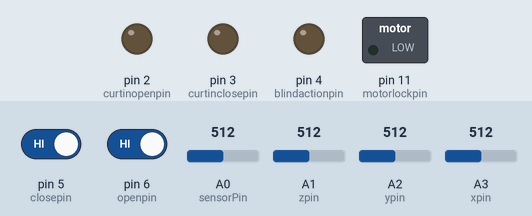
Simulated run of this sketch. Board: Arduino Uno, built with avr-gcc and run on an emulated ATmega328P. On the bench: switched loads named in the sketch (green lamp = pin HIGH), output pins drawn as LEDs (lit = HIGH). The test bench sets the inputs (shaded band); at power-on: A1 (zpin) = 512, pin 6 (openpin) HIGH, A0 (sensorPin) = 512, A2 (ypin) = 512, pin 5 (closepin) HIGH, A3 (xpin) = 512. What the sketch prints to the serial monitor is not drawn.

Above: at 1.2 s.
1.3 s: A1 (zpin) set to 485
At 1.8 s:
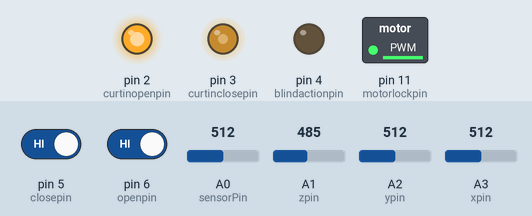
2.9 s: pin 6 (openpin) driven LOW
At 3.9 s:
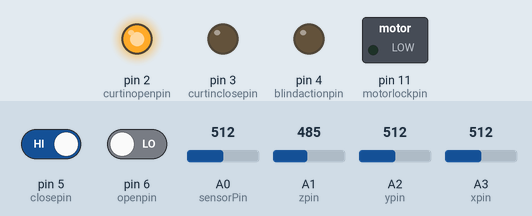
4.5 s: A0 (sensorPin) set to 427
7.5 s: A0 (sensorPin) set to 400
10.5 s: A2 (ypin) set to 478
At 11.5 s:
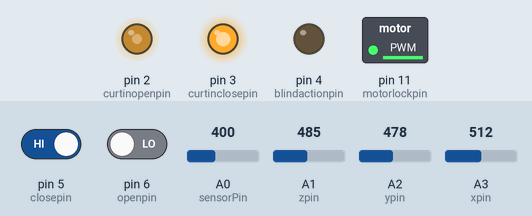
12.1 s: pin 5 (closepin) driven LOW
At 13.4 s:
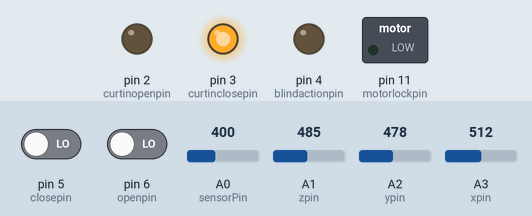
Timing chart, 0 to 14.7 s (numbered marks = the images above; inputs shaded):
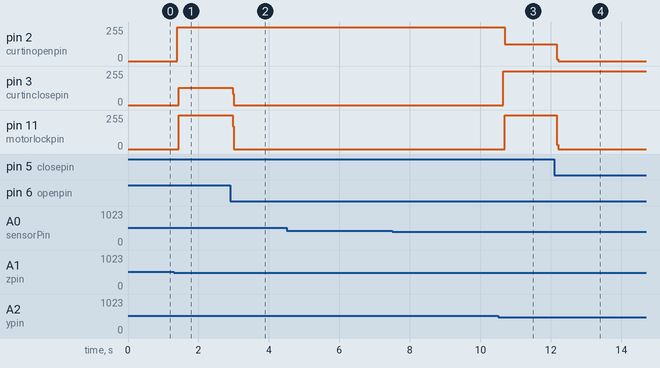

Measured:
- the behaviour switches between 497 and 496 on A1 (zpin) (found by bisection; images 0 and 1)
- the behaviour switches between 497 and 496 on A2 (ypin) (found by bisection; images 2 and 3)
- after the input at 1.3 s, pin 2 (curtinopenpin): 0/255 → 255/255 after 0.10 s; pin 3 (curtinclosepin): 0/255 → 129/255 after 0.15 s; pin 11 (motorlockpin): 0/255 → 254/255 after 0.15 s
- after the input at 2.9 s, pin 3 (curtinclosepin): 129/255 → 0/255 after 0.07 s; pin 11 (motorlockpin): 254/255 → 0/255 after 0.07 s
- after the input at 4.5 s, every drawn part: stays the same
- after the input at 7.5 s, every drawn part: stays the same
- after the input at 10.5 s, pin 2 (curtinopenpin): 255/255 → 125/255 after 0.19 s; pin 3 (curtinclosepin): 0/255 → 255/255 after 0.14 s; pin 11 (motorlockpin): 0/255 → 254/255 after 0.19 s
- after the input at 12.1 s, pin 2 (curtinopenpin): 125/255 → 0/255 after 0.07 s; pin 11 (motorlockpin): 254/255 → 0/255 after 0.07 s

The sketch:

curtin-final.ino
```cpp
// these constants describe the pins. They won't change:
const int xpin = A3;                  // x-axis of the accelerometer
const int ypin = A2;                  // y-axis
const int zpin = A1;                  // z-axis (only on 3-axis models)
const int curtinopenpin = 2;
const int curtinclosepin = 3;
const int blindactionpin = 4;
const int closepin = 5;
const int openpin = 6;
const int motorlockpin = 11;
int sensorPin = A0;
int x, y, z;
int xp, yp, zp;
int dx, dy, dz, dsensor;
int knockfound; // this will have a 0 if nothing, and a 1 if we found a knock
int threshold = 15; // how sensative the knock sensor is. lower is more sensative
int bulbBoardThreshold = 100; // how sensative the light builb board.  normal swings are values 4-6 to 670-669 to XXX FIXME
int sensorValue = 0;
int lastsensorValue = 0;
bool thinkOpen = 0;
int maxRunSteps = 420; // typcial close is 330

void setup()
{
  // initialize the serial communications:
  Serial.begin(9600);
  pinMode(curtinopenpin, OUTPUT);
  pinMode(curtinclosepin, OUTPUT);
  pinMode(blindactionpin, OUTPUT);
  pinMode(closepin, INPUT);
  pinMode(openpin, INPUT);
  pinMode(motorlockpin, OUTPUT);
  pinMode(sensorPin, INPUT);

  // run twice to burn initial knock detect, should prevent running at programming
  detectKnock();
  detectKnock();

  if(digitalRead(closepin) == LOW)
  {
    thinkOpen = 1;
  }
  if(digitalRead(openpin) == LOW)
  {
    thinkOpen = 0;
  }
}

void opencurtins(int count)
{
  digitalWrite(curtinopenpin, HIGH);
  int i = 0;
  while ( i < count )
  {
    digitalWrite(motorlockpin, HIGH);
    digitalWrite(curtinclosepin, HIGH);
    delay(1);
    digitalWrite(curtinclosepin, LOW);
    delay(1);
    i++;
    digitalWrite(motorlockpin, LOW);
  }
}

void closecurtins(int count)
{
  digitalWrite(curtinclosepin, HIGH);
  int i = 0;
  while ( i < count )
  {
    digitalWrite(motorlockpin, HIGH);
    digitalWrite(curtinopenpin, HIGH);
    delay(1);
    digitalWrite(curtinopenpin, LOW);
    delay(1);
    i++;
    digitalWrite(motorlockpin, LOW);
  }
}


// This function does 3 analog reads on the knock sensor and calculates the difference
// global variable knockfound is set when detected
void detectKnock()
{
  // pull fresh sensor values
  x = analogRead(xpin);
  y = analogRead(ypin);
  z = analogRead(zpin);

  // calculate difference from previous sensor values
  dx = x - xp;
  dy = y - yp;
  dz = z - zp;
  dsensor = sensorValue - lastsensorValue;
  // Note: at this point all calculations are correct

  Serial.print("Sensor ");
  Serial.println(sensorValue);
  Serial.print("last sen value ");
  Serial.println(lastsensorValue);

  if
  (
    (abs(dsensor) > bulbBoardThreshold) && (sensorValue > 300) == thinkOpen ||
    (abs(dx) > threshold) ||
    (abs(dy) > threshold) ||
    (abs(dz) > threshold)
  )
  {
    Serial.print("detect  ");
    Serial.print(dx);
    Serial.print("\t"); // a tab between values
    Serial.print(dy);
    Serial.print("\t"); // a tab between values
    Serial.print(dz);
    Serial.println();
    knockfound = 1;
  }
  else
  {
    knockfound = 0;
  }

  //  Serial.print(sensorPin);
  // move what was fresh into the previous, (discarding what was previous)
  // Note: dont do math after these 3 lines
  xp = x;
  yp = y;
  zp = z;

  // sensor
  lastsensorValue = sensorValue;
}
//if (sensorValue != lastsensorValue)
//{
//Serial.print("detect  ");
//knockfound = 1;
//}
//else
//{
//knockfound = 0;
//}

void loop()
{
  int i = 0;
  sensorValue = analogRead(sensorPin);

  //float voltage = sensorValue * (3.3 / 1023.0);
  Serial.print("think open: ");
  Serial.println(thinkOpen?"TRUE":"FALSE");


  // jump and run this code.  this function will set the variable knockfound;
  // "this is looking for the value"
  detectKnock();

  if (knockfound)
  {
    Serial.println("MAIN KNOCK");
    Serial.print("close pin: ");
    Serial.println(digitalRead(closepin) ? "HIGH" : "LOW");
    Serial.print("open pin: ");
    Serial.println(digitalRead(openpin) ? "HIGH" : "LOW");
  }

  // LOW is closed

  // "knockfound actually makes it do something"
  if (digitalRead(closepin) == LOW && knockfound)
  {
    Serial.println("closepin is closed and knockfound");
    for(i = 0; i < maxRunSteps && digitalRead(openpin) == HIGH; i++)
    {
      opencurtins(15);
      Serial.print("c");
    }
    opencurtins(15);
    Serial.print("closed for");
    Serial.println(i);
    Serial.println("ccccclosed");
    thinkOpen = 0;

    // at this poing we always know there will be another detection
    // burn value
    detectKnock();
    detectKnock();
  }


  // delay(200);
  if (digitalRead (openpin) == LOW && knockfound)
  {
    Serial.println("openpin is touching and knockfound");
    for(i = 0; i < maxRunSteps && digitalRead(closepin) == HIGH; i++)
    {
      closecurtins(15);
      Serial.print("o");
    }
    closecurtins(15);
    thinkOpen = 1;
    Serial.println("ooooooopened");
    detectKnock();
    detectKnock();
  }
  //while (closepin == HIGH);
  // at this poing we always know there will be another detection
  // burn value


    if (digitalRead(openpin) == HIGH && digitalRead(closepin) == HIGH && knockfound)
    {
      for(i = 0; i < maxRunSteps && digitalRead(openpin) == HIGH; i++)
      {
        opencurtins(15); // was 5680
      }
      Serial.print("middle close");
      Serial.println("count");
      opencurtins(15);
      thinkOpen = 1;
      detectKnock();
      detectKnock();
    }

  delay(50);
  //  detectKnock();
  //  detectKnock();

}
```
